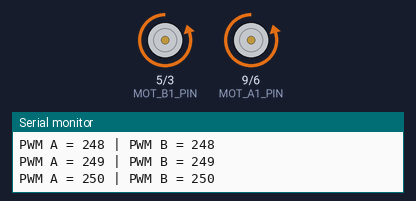
The sketch below on a simulated Arduino Uno, built with avr-gcc and run on an emulated ATmega328P. Parts: motor-driver pin pairs drawn as motors (green arrow = first pin HIGH = forward, orange = second pin HIGH = backward, longer = more drive), the last lines printed to the serial monitor.

Above: at 2.29 s.
At 7.51 s:
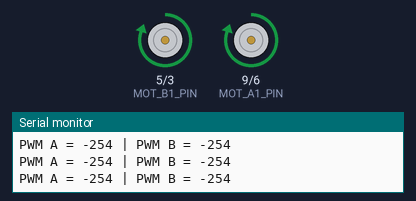
Timing chart, 0 to 13.0 s (numbered marks = the images above):
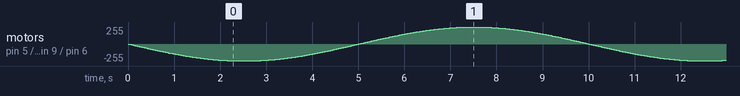

The sketch:

POC_h_brug.ino
```cpp
#define MOT_A1_PIN 9
#define MOT_A2_PIN 6
#define MOT_B1_PIN 5
#define MOT_B2_PIN 3
#define SLEEP_PIN 2

const int MAX_PWM = 255;        // maximale snelheid
const int CYCLE_TIME = 10000;    // tijd voor één volledige heen-en-weer beweging (ms)
const int UPDATE_INTERVAL = 5;  // updatefrequentie (ms) -> hoe kleiner, hoe vloeiender

void setup() {
  pinMode(MOT_A1_PIN, OUTPUT);
  pinMode(MOT_A2_PIN, OUTPUT);
  pinMode(MOT_B1_PIN, OUTPUT);
  pinMode(MOT_B2_PIN, OUTPUT);

  // SLEEP-pin aanzetten
  pinMode(SLEEP_PIN, OUTPUT);
  digitalWrite(SLEEP_PIN, HIGH);  // >>> MOET HOOG BLIJVEN <<<

  stopMotors();

  Serial.begin(9600);
  Serial.println("Start vloeiende motorbeweging vooruit en achteruit...");
}

void loop() {
  // Continue vloeiende sinusgolf: vooruit én achteruit
  smoothBidirectionalMotion();
}

// ---------------------------------------------
// Functie: vloeiende sinusbeweging in beide richtingen
// ---------------------------------------------
void smoothBidirectionalMotion() {
  unsigned long startTime = millis();

  while (true) {
    unsigned long elapsed = (millis() - startTime) % CYCLE_TIME; // loopt eindeloos door
    float t = (float)elapsed / CYCLE_TIME;                       // 0.0 – 1.0

    // Sinusvormige beweging over volledige 2π:
    // sin(0) = 0, sin(π/2) = 1, sin(π) = 0, sin(3π/2) = -1, sin(2π) = 0
    // Daardoor: vooruit -> stop -> achteruit -> stop -> herhaal
    float speedFactor = sin(t * TWO_PI);

    // Bereken PWM (positief = vooruit, negatief = achteruit)
    int pwmValue = (int)(MAX_PWM * speedFactor);

    setMotorSpeed(pwmValue, pwmValue);
    delay(UPDATE_INTERVAL);
  }
}

// ---------------------------------------------
// Motor aansturing
// ---------------------------------------------
void setMotorSpeed(int pwmA, int pwmB) {
  setMotorPWM(pwmA, MOT_A1_PIN, MOT_A2_PIN);
  setMotorPWM(pwmB, MOT_B1_PIN, MOT_B2_PIN);

  Serial.print("PWM A = ");
  Serial.print(pwmA);
  Serial.print(" | PWM B = ");
  Serial.println(pwmB);
}

void setMotorPWM(int pwm, int IN1_PIN, int IN2_PIN) {
  if (pwm > 0) { // vooruit
    digitalWrite(IN1_PIN, LOW);
    analogWrite(IN2_PIN, pwm);
  } else if (pwm < 0) { // achteruit
    analogWrite(IN1_PIN, -pwm);
    digitalWrite(IN2_PIN, LOW);
  } else { // stilstand
    digitalWrite(IN1_PIN, LOW);
    digitalWrite(IN2_PIN, LOW);
  }
}

void stopMotors() {
  digitalWrite(MOT_A1_PIN, LOW);
  digitalWrite(MOT_A2_PIN, LOW);
  digitalWrite(MOT_B1_PIN, LOW);
  digitalWrite(MOT_B2_PIN, LOW);
}
```
